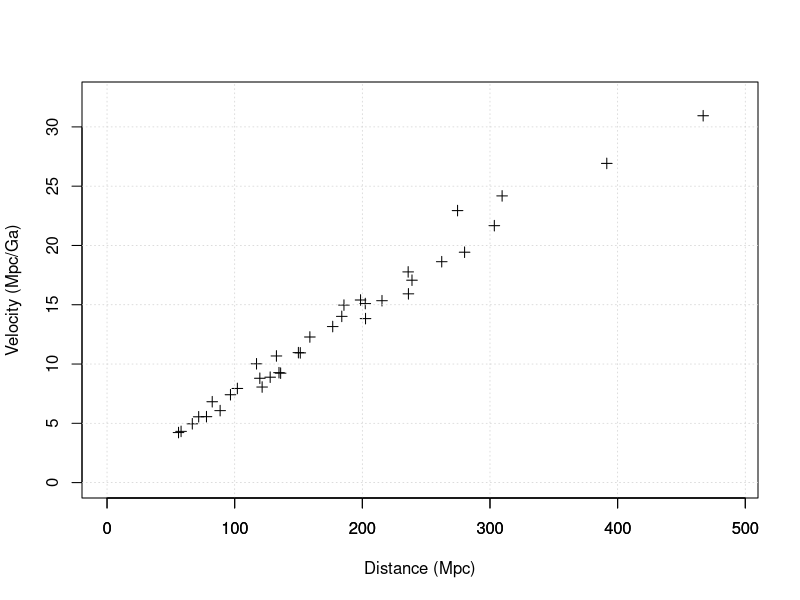
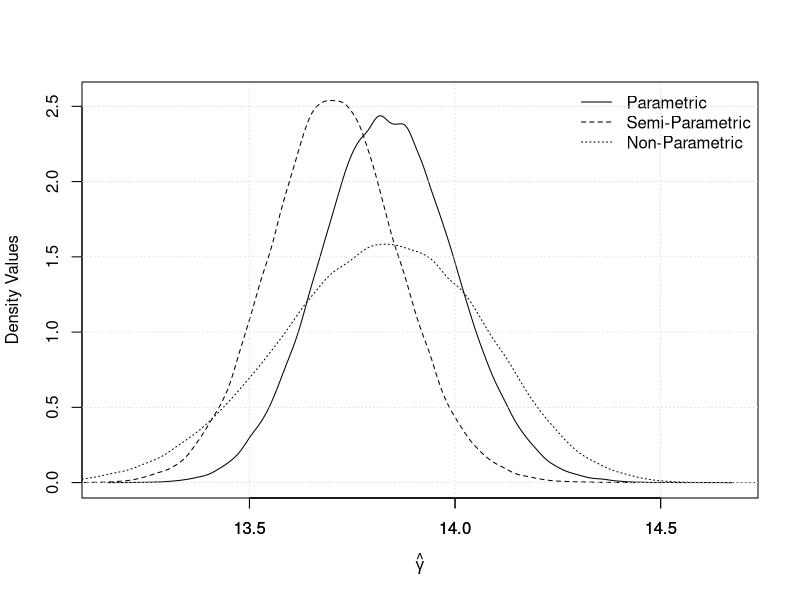

Recreate these plots in R, in order.
## ---- chunk 1
knitr::opts_chunk$set(echo = TRUE)
#install.packages("tidyverse")
## ---- chunk 2
require(tidyverse); set.seed(670009416)
## ---- chunk 3
supern <- read.csv(file="supernovae_mth3028.csv", header=FALSE)[2:37,] # Only Relevant Data
super <- data.frame(matrix(as.numeric(unlist(supern)), nrow=36, ncol=2)) # Numeric data frame
colnames(super) <- c("velocity", "distance")
plot(super$distance, super$velocity,
     xlab="Distance (Mpc)",ylab="Velocity (Mpc/Ga)", 
     xlim=c(0, max(super$distance)*1.05), ylim=c(0,max(super$velocity)*1.05), pch=3)
grid(lwd = 0.75); axis(1)
## ---- chunk 4
n = nrow(super) # n=36 For All Supernovae
x = super$distance  
y = super$velocity
beta_hat = sum(x*y)/sum(x^2)
tau_hat = log(mean((y-beta_hat*x)^2))
# Final MLE for all parameters:
print(c("Beta-Hat"=beta_hat, "Tau-Hat"=tau_hat))
## ---- chunk 5
se_tau_hat = sqrt(2/n)
se_beta_hat = sqrt({exp(1)^{tau_hat}}/ (sum(x^2)))
print(c("se(Beta-Hat)" = se_beta_hat, "se(Tau-Hat)" = se_tau_hat))
## ---- chunk 6
gamma_hat = 1/beta_hat
print(c("Gamma_Hat"=gamma_hat))
## ---- chunk 7
var_gamma_hat = ((exp(1)^tau_hat)/sum(x^2)) * (1/beta_hat^4)
print(c("var(Gamma-Hat)" = var_gamma_hat))
## ---- chunk 8
gamma_hat_se = sqrt(var_gamma_hat)
print(c("Age of the Universe"=gamma_hat, "Sd.Error"=gamma_hat_se))
## ---- chunk 9
gamma_tilde = gamma_hat - (exp(1)^tau_hat)/((beta_hat^3)*sum(x^2))
gamma2 = gamma_hat * (1 - gamma_hat^2 * exp(1)^tau_hat / sum(x^2))
print(c("Age of the Universe (Bias Corrected)"=gamma_tilde))
## ---- chunk 10
alpha = 0.05
beta_0 = 1/(13.5)
tau_0 = 0
theta_0 = c(beta_0, tau_0)
U_thetaz = c({exp(-tau_0)}*sum(x*(y-beta_0*x)), -{n/2}+{exp(-tau_0)/2}*sum((y-beta_0*x)^2))
I_hat_inv = diag(c(exp(1)^(tau_0)/sum(x^2), 2/n))
S = t(U_thetaz) %*% I_hat_inv %*% U_thetaz 
print(c("Score Test Statistic (S)"= S))
## ---- chunk 11
lb2 = qchisq(1-alpha,df=2)
paste0("Critical Value: ", lb2)
paste0("Critical Region =  (",round(lb2, 3), ", inf), to 3d.p.")
## ---- chunk 12
alpha = 0.05
beta_0 = 1/(13.5)
tau_0_hat = log(mean((y-beta_0*x)^2))

like_p_beta_0 = -n/2-(n/2)*log(2*pi*mean( (y-beta_0*x)^2)) 
like_p_beta_hat = -n/2-(n/2)*log(2*pi*mean( (y-beta_hat*x)^2))
LRT_stat = -2*(like_p_beta_0 - like_p_beta_hat)

lb2 = qchisq(1-alpha,df=1) # One-Tailed Chi squared 
paste0("Critical Region = (",round(lb2, 3), ", inf), to 3d.p.")
paste0("LRT Statistic = ", round(LRT_stat, 3))
## ---- chunk 13
ch = qchisq(1-alpha, 1)
inside = beta_hat^2 + (n*(exp(ch/n+tau_hat))-sum(y^2))/sum(x^2)
paste0("(", beta_hat - sqrt(inside), ", ", beta_hat + sqrt(inside), ")")
paste0("Confidence interval for Beta: (", 
       round(beta_hat - sqrt(inside), 5), ", ",
       round(beta_hat + sqrt(inside), 5), "), rounded.")
## ---- chunk 14
beta_0 = 1/(13.5)
tau_0 = 1
ch = qchisq(1-alpha, 1)

monte_carlo = replicate(1e4, {
y_new = beta_0*x + rnorm(n, 0, sqrt(exp(tau_0)))
beta_new = sum(x*y_new)/sum(x^2)
tau_new = log(mean((y_new-beta_new*x)^2))
argument = beta_new^2 + (n*(exp(ch/n+tau_new))-sum(y_new^2))/sum(x^2) 
c(beta_new - sqrt(argument), beta_new + sqrt(argument))
})
## ---- chunk 15
mean(beta_0>monte_carlo[1,] & beta_0<monte_carlo[2,])
## ---- chunk 16
set.seed(670009416+1)
gamma_hat_parametric = replicate(1e5, {
  y_star = rnorm(n, beta_hat * x, sqrt(exp(1)^tau_hat)) 
  beta_star = sum(y_star * x)/sum(x^2) 
  tau_star = log(((y_star-beta_star*x)^2)/n) 
  1/beta_star})
## ---- chunk 17
set.seed(670009416+2)
res = y-beta_hat*x  # Forming Residuals
gamma_hat_semiparametric = replicate(1e5, {
  res_star = sample(res, rep=TRUE)  # Sampling Residuals
  y_star = beta_hat*x + res_star # Error Sampled
  beta_star = sum(x*y_star)/sum(x^2) 
  1/beta_star}) # Gamma hat
## ---- chunk 18
set.seed(670009416+3)
gamma_hat_nonparametric = replicate(1e5,{
  i_star = sample(1:n,rep=TRUE)
  x_star = x[i_star]
  y_star = y[i_star]
  beta_star = sum(x_star*y_star)/sum(x_star^2) 
  1 / beta_star
})
## ---- chunk 19
gamma_hat_bootstrap = cbind("Parametric" = gamma_hat_parametric, 
                            "SemiParametric" = gamma_hat_semiparametric,
                            "NonParametric" = gamma_hat_nonparametric) 
apply(gamma_hat_bootstrap, 2, 
      function(g) 2*gamma_hat-quantile(g, c(0.975, 0.025))) # Variable Quantile
## ---- chunk 20
density_parametric = density(gamma_hat_parametric)
density_nonparametric = density(gamma_hat_nonparametric) 
density_semiparametric = density(gamma_hat_semiparametric) 
with(density_parametric, plot(x, y, type='l', xlab=expression(hat(gamma)), ylab='Density Values',
                     xlim=c(min(density_parametric$x), max(density_parametric$x)), lty=1,
                     ylim=c(min(density_parametric$y), max(density_parametric$y)*1.05)))
with(density_semiparametric, lines(x, y, lty=2))
with(density_nonparametric, lines(x, y, lty=3))
legend('topright', c('Parametric', 'Semi-Parametric', 'Non-Parametric'), lty=1:3, bty='n')
grid(lwd = 0.75); axis(1)
